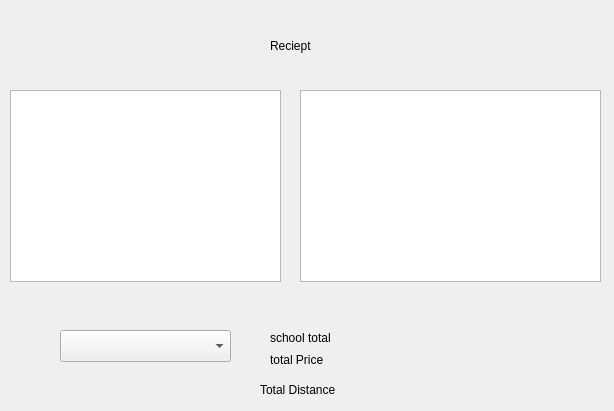
<?xml version="1.0" encoding="UTF-8"?>
<ui version="4.0">
 <class>tripReceipt</class>
 <widget class="QDialog" name="tripReceipt">
  <property name="geometry">
   <rect>
    <x>0</x>
    <y>0</y>
    <width>614</width>
    <height>411</height>
   </rect>
  </property>
  <property name="windowTitle">
   <string>Dialog</string>
  </property>
  <widget class="QLabel" name="tripTotalDisplay_label">
   <property name="geometry">
    <rect>
     <x>380</x>
     <y>380</y>
     <width>60</width>
     <height>16</height>
    </rect>
   </property>
   <property name="text">
    <string/>
   </property>
  </widget>
  <widget class="QLabel" name="totalDistanceDisplay_label">
   <property name="geometry">
    <rect>
     <x>380</x>
     <y>360</y>
     <width>60</width>
     <height>16</height>
    </rect>
   </property>
   <property name="text">
    <string/>
   </property>
  </widget>
  <widget class="QLabel" name="label">
   <property name="geometry">
    <rect>
     <x>260</x>
     <y>380</y>
     <width>91</width>
     <height>20</height>
    </rect>
   </property>
   <property name="text">
    <string>Total Distance</string>
   </property>
  </widget>
  <widget class="QLabel" name="label_2">
   <property name="geometry">
    <rect>
     <x>270</x>
     <y>350</y>
     <width>81</width>
     <height>20</height>
    </rect>
   </property>
   <property name="text">
    <string>total Price</string>
   </property>
  </widget>
  <widget class="QLabel" name="schoolTotalDisplay_label">
   <property name="geometry">
    <rect>
     <x>380</x>
     <y>330</y>
     <width>60</width>
     <height>16</height>
    </rect>
   </property>
   <property name="text">
    <string/>
   </property>
  </widget>
  <widget class="QLabel" name="label_3">
   <property name="geometry">
    <rect>
     <x>270</x>
     <y>330</y>
     <width>71</width>
     <height>16</height>
    </rect>
   </property>
   <property name="text">
    <string>school total</string>
   </property>
  </widget>
  <widget class="QComboBox" name="school_comboBox">
   <property name="geometry">
    <rect>
     <x>60</x>
     <y>330</y>
     <width>171</width>
     <height>32</height>
    </rect>
   </property>
  </widget>
  <widget class="QTableView" name="tripOrder_tableView">
   <property name="geometry">
    <rect>
     <x>10</x>
     <y>90</y>
     <width>271</width>
     <height>192</height>
    </rect>
   </property>
  </widget>
  <widget class="QTableView" name="souvenirsBySchool_tableView">
   <property name="geometry">
    <rect>
     <x>300</x>
     <y>90</y>
     <width>301</width>
     <height>192</height>
    </rect>
   </property>
  </widget>
  <widget class="QLabel" name="label_4">
   <property name="geometry">
    <rect>
     <x>270</x>
     <y>20</y>
     <width>101</width>
     <height>51</height>
    </rect>
   </property>
   <property name="styleSheet">
    <string notr="true">font: 24pt &quot;Arial&quot;;</string>
   </property>
   <property name="text">
    <string>Reciept</string>
   </property>
  </widget>
 </widget>
 <resources/>
 <connections/>
</ui>
